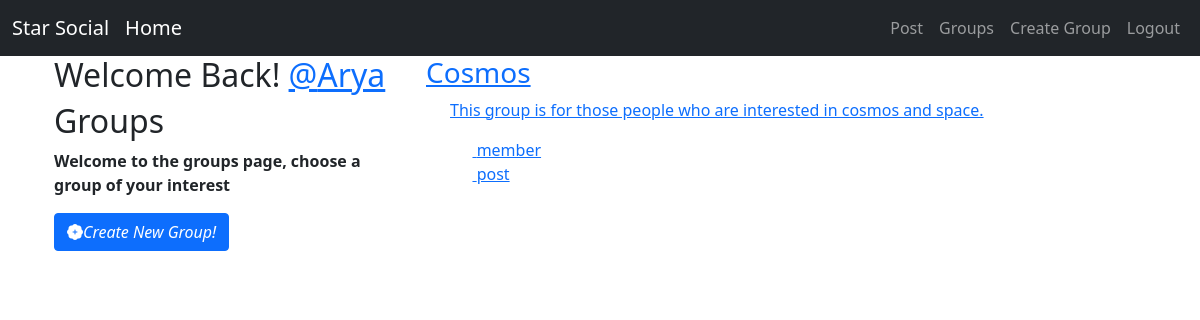
Screenshot of /groups/ (signed in) with the database file from the repository.
### groups/models.py (models this page shows, shortened)
class Group(models.Model):
    name = models.CharField(max_length=180,unique=True)
    slug=models.SlugField(allow_unicode=True,unique=True)
    description=models.TextField(blank=True,default="")
    description_html=models.TextField(editable=False,default="",blank=True)
    members=models.ManyToManyField(User,through="GroupMember")
    class Meta:
        ordering=["name"]

### groups/views.py (the view)
# urls.py: path("",views.ListGroup.as_view(),name='all'),
class ListGroup(generic.ListView):
    model=Group

### groups/templates/groups/group_list.html (shortened to what this page needs)
{% extends "groups/group_base.html" %}
{% block pregroup %}
<div class="col-md-4">
  <div class="content">
    {% if user.is_authenticated %}
    <h2>Welcome Back!
     <a href="{% url 'posts:for_user' username=user.username%}">@{{user.username}}</a>
    </h2>
    {% endif %}
    <h2>Groups</h2>
    <p><strong>Welcome to the groups page, choose a group of your interest</strong></p>
  </div>
    {% if user.is_authenticated %}
    <a class="btn btn-md btn-primary" href="{% url 'groups:create' %}"><i class="bi bi-patch-plus-fill">Create New Group!</i></a>
    {% endif %}
</div>
{% endblock %}
{% block group_content %}
<div class="col-md-8">
  <div class="list-group">
     {% for group in object_list %}
     <a href="{% url 'group:single' slug=group.slug %}">
     <h3 class="title list-group-item-heading">{{group.name}}</h3>
     <div class="list-group-item-text container-fluid">
       {{group.description_html|safe}}
       <div class="row">
         <div class="col-md-4">
           <span class="badge">
           </span>
           member {{group.members.count|pluralize}}
          <div class="col-md-4">
            <span class="badge">
            </span>
            post {{group.posts.count|pluralize}}
          </div>
         </div>
       </div>
     </div>
     </a>
     {% endfor %}
  </div>
</div>
{% endblock %}

### rows the page displays
Group: name "Cosmos", description_html "This group is for those people who are interested in cosmos and space."

### other values shown
{{ user.username }} "Arya"
